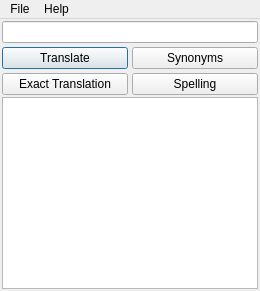
<?xml version="1.0" encoding="UTF-8"?>
<ui version="4.0">
 <class>MainWindow</class>
 <widget class="QMainWindow" name="MainWindow">
  <property name="sizePolicy">
   <sizepolicy hsizetype="Maximum" vsizetype="Maximum">
    <horstretch>0</horstretch>
    <verstretch>0</verstretch>
   </sizepolicy>
  </property>
  <property name="windowTitle">
   <string>Translate Word</string>
  </property>
  <property name="layoutDirection">
   <enum>Qt::LeftToRight</enum>
  </property>
  <widget class="QWidget" name="centralWidget">
   <property name="layoutDirection">
    <enum>Qt::LeftToRight</enum>
   </property>
   <layout class="QVBoxLayout" name="verticalLayout">
    <property name="spacing">
     <number>2</number>
    </property>
    <property name="leftMargin">
     <number>2</number>
    </property>
    <property name="topMargin">
     <number>2</number>
    </property>
    <property name="rightMargin">
     <number>2</number>
    </property>
    <property name="bottomMargin">
     <number>2</number>
    </property>
    <item>
     <widget class="QFrame" name="frame">
      <property name="layoutDirection">
       <enum>Qt::LeftToRight</enum>
      </property>
      <property name="frameShape">
       <enum>QFrame::NoFrame</enum>
      </property>
      <property name="frameShadow">
       <enum>QFrame::Raised</enum>
      </property>
      <layout class="QGridLayout" name="gridLayout">
       <property name="leftMargin">
        <number>0</number>
       </property>
       <property name="topMargin">
        <number>0</number>
       </property>
       <property name="rightMargin">
        <number>0</number>
       </property>
       <property name="bottomMargin">
        <number>0</number>
       </property>
       <property name="spacing">
        <number>4</number>
       </property>
       <item row="1" column="0">
        <widget class="QPushButton" name="btnTranslate">
         <property name="text">
          <string>Translate</string>
         </property>
         <property name="default">
          <bool>true</bool>
         </property>
        </widget>
       </item>
       <item row="1" column="1">
        <widget class="QPushButton" name="btnSynonyms">
         <property name="text">
          <string>Synonyms</string>
         </property>
        </widget>
       </item>
       <item row="0" column="0" colspan="2">
        <widget class="QLineEdit" name="txtWord"/>
       </item>
       <item row="2" column="1">
        <widget class="QPushButton" name="btnSpelling">
         <property name="text">
          <string>Spelling</string>
         </property>
        </widget>
       </item>
       <item row="2" column="0">
        <widget class="QPushButton" name="btnExactTranslate">
         <property name="text">
          <string>Exact Translation</string>
         </property>
        </widget>
       </item>
      </layout>
     </widget>
    </item>
    <item>
     <widget class="QTextEdit" name="txtOutput">
      <property name="sizePolicy">
       <sizepolicy hsizetype="Expanding" vsizetype="Expanding">
        <horstretch>0</horstretch>
        <verstretch>0</verstretch>
       </sizepolicy>
      </property>
      <property name="readOnly">
       <bool>true</bool>
      </property>
     </widget>
    </item>
   </layout>
  </widget>
  <widget class="QMenuBar" name="menuBar">
   <property name="geometry">
    <rect>
     <x>0</x>
     <y>0</y>
     <width>274</width>
     <height>27</height>
    </rect>
   </property>
   <widget class="QMenu" name="menuFile">
    <property name="title">
     <string>File</string>
    </property>
    <addaction name="actionExit"/>
   </widget>
   <widget class="QMenu" name="menuHelp">
    <property name="title">
     <string>Help</string>
    </property>
    <addaction name="actionAbout"/>
   </widget>
   <addaction name="menuFile"/>
   <addaction name="menuHelp"/>
  </widget>
  <action name="actionExit">
   <property name="text">
    <string>Exit</string>
   </property>
  </action>
  <action name="actionAbout">
   <property name="text">
    <string>About</string>
   </property>
  </action>
 </widget>
 <layoutdefault spacing="6" margin="11"/>
 <resources/>
 <connections/>
</ui>
